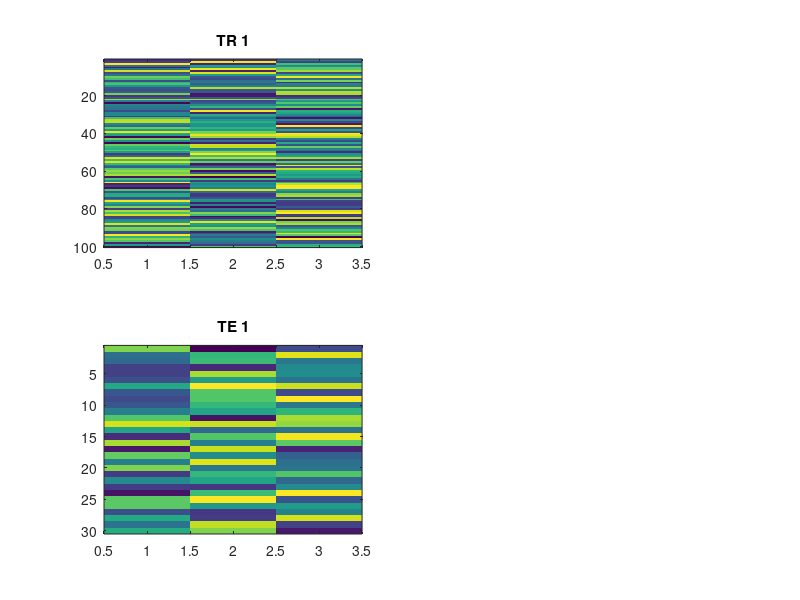

Source code (MATLAB): (Note: this script raises an error after producing the figure.)
% simple test harness for prt_machine
%
% $Id$

%% test setup
featuresAsKernelMatrix=false;
useMultipleKernels=false;

%% generate data

Ntr=100;                % number of training vectors
D=3;                    % dimensionality of the feature vectors
Nte=30;                 % number of testing vectors

if useMultipleKernels==true
    
    t_d.train={rand(Ntr,D); randn(Ntr,D) };
    t_d.test={rand(Nte,D); randn(Nte,D)};
else
    t_d.train={rand(Ntr,D)};
    t_d.test={rand(Nte,D)};
end

t_d.tr_targets=round(rand(Ntr,1));

if featuresAsKernelMatrix==true
    if useMultipleKernels==true
        t_d.test={t_d.test{1}*t_d.train{1}';t_d.test{2}*t_d.train{2}'};
        t_d.train={t_d.train{1}*t_d.train{1}';t_d.train{2}*t_d.train{2}'};
    else
        t_d.test={t_d.test{1}*t_d.train{1}'};
        t_d.train={t_d.train{1}*t_d.train{1}'};
    end
end

figure;
subplot(221); imagesc(t_d.train{1}); title('TR 1');
subplot(223); imagesc(t_d.test{1}); title('TE 1');
if useMultipleKernels==true
    subplot(222); imagesc(t_d.train{2}); title('TR 2');
    subplot(224); imagesc(t_d.test{2}); title('TE 2');
end

if featuresAsKernelMatrix==true
    t_d.usebf=true;
else
    t_d.usebf=false;
end

%% prepare machine
myMachine.function='prt_machine_svm_bin';
if featuresAsKernelMatrix==true
    myMachine.args='-t 4';
else
    myMachine.args='-t 1';
end
testCov=[];

%% potentially annoy the code
% 1: by removing libSVM, we might causes the code to point at the biostats
%toolbox's version of svmtrain instead
%rmpath('/Users/Richiardi/_skool/matlabTools/libsvm/'); 
% 2: by removing biostats toolbox, we're 
%rmpath('/Applications/_sciEng/MATLAB_R2011a.app/toolbox/bioinfo/biolearning');

%% run
tic
% OLD fomat
%output = prt_machine(train,test,testCov,myLabs,myMachine,featuresAsKernelMatrix);
output = prt_machine(t_d,myMachine);
toc
